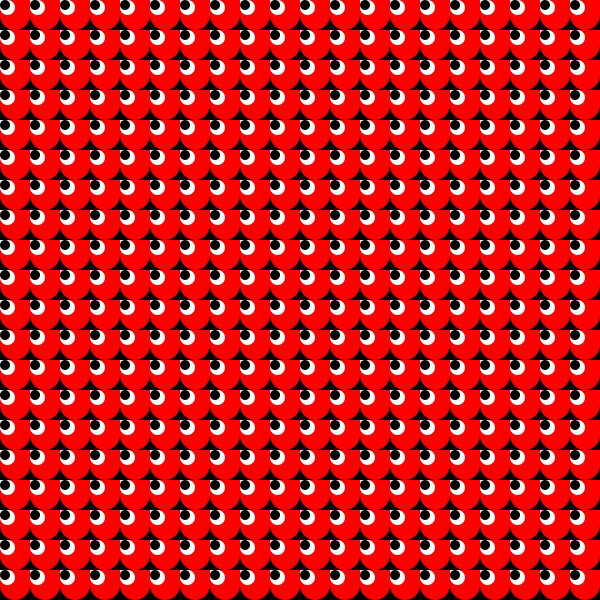
Frame 1 (no input)
Frame 60 (the mouse pressed at the canvas centre just before this capture): identical to frame 1, image omitted
Frame 120 (the mouse held since frame 60 and released just before this capture): identical to frame 1, image omitted

The Processing sketch that drew this single still picture (run headless with seeded random() and noise(); from frame 60 on, the mouse is pressed at the canvas centre):

// Processing sketch: processing_167128
// ── processing_167128.pde

int midax, miday;
int numdibuixos;
int estat = 1;

void setup()
{
  size(600, 600);
  smooth();
  numdibuixos = 20;
  midax = width/numdibuixos;
  miday = height/numdibuixos;
  ellipseMode(CORNER);
  rectMode (CORNER);
}

void draw()
{
  noStroke();
  background (0);
  
  if (estat == 1) {
    
 for (int j = 0; j < numdibuixos; j++)
 {
    for (int i = 0; i < numdibuixos; i++)
    {
      
      fill(255, 0, 0);
      rect(i*midax, j*miday, midax, miday/2);
      arc(i*midax, j*miday, midax, miday, radians (-5), radians (180));
      fill (255);
      rect (i*midax, j*miday, midax*0.25, miday*0.25);
      ellipse (i*midax, j*miday, midax/2, miday/2);
      fill(0);
      ellipse (i*midax, j*miday, midax/3, miday/3);

  }
}
}else{
  
  for (int j = 0; j < numdibuixos; j++)
 {
    for (int i = 0; i <= j; i++)
    {
      fill(255);
      rect(i*midax, j*miday, midax, miday/2);
      arc(i*midax, j*miday, midax, miday, radians (-5), radians (180));
      fill (255, 0, 0);
      rect (i*midax, j*miday, midax/2, miday/2);
      ellipse (i*midax, j*miday, midax*0.8, miday*0.80);
      fill(0);
      ellipse (i*midax, j*miday, midax/3, miday/3);
    }
 }
}

}

void keyPressed () {
  if (key == 'j') estat = 2;
  else  estat = 1;
}
